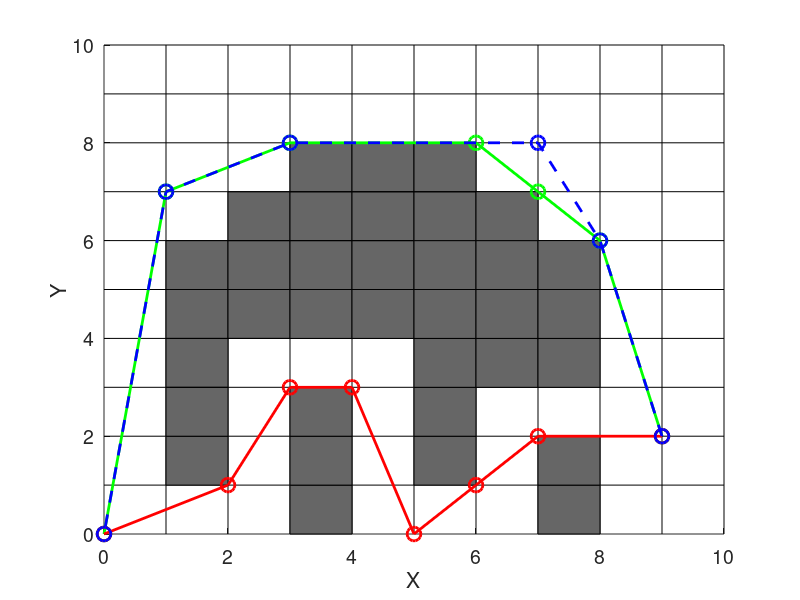

Write MATLAB code to recreate this figure. (Note: this script raises an error after producing the figure.)



path_bad = [[9 2]; [7 2]; [6 1]; [5 0]; [4 3]; [3 3]; [2 1]; [0 0]];
path_good = [[9 2]; [8 6]; [7 7]; [6 8]; [3 8]; [1 7]; [0 0]];
path_best = [[9 2]; [8 6]; [7 8]; [3 8]; [1 7]; [0 0]];

% f1 = figure;
figure('units','normalized','position',[.1 .1 .6 .9])
hold on

axis([0 10 0 10])
set(gca,'FontSize',14)

map = [[0 0 0 0 0 0 0 0 0 0];
 [0 1 1 1 1 1 0 0 0 0];
 [0 0 0 0 1 1 1 0 0 0];
 [1 1 1 0 1 1 1 1 0 0];
 [0 0 0 0 1 1 1 1 0 0];
 [0 1 1 1 1 1 1 1 0 0];
 [0 0 0 1 1 1 1 0 0 0];
 [1 1 0 1 1 1 0 0 0 0];
 [0 0 0 0 0 0 0 0 0 0];
 [0 0 0 0 0 0 0 0 0 0]];

occ = [];

for x = 1:10
    plot([x, x], [0, 10], 'black')
    plot([0, 10], [x, x], 'black')
    for y = 1:10
        if map(x,y) > 0
            px = [x-1, x, x, x-1];
            py = [y-1, y-1, y, y];
            fill(px,py,[0.4 0.4 0.4])
            occ = [occ; x-1, y-1];
        end
    end
end

xlabel('X')
ylabel('Y')



p1 = plot(path_good(:,1), path_good(:,2), '-go', 'LineWidth', 2, 'MarkerSize', 10)
p2 = plot(path_bad(:,1), path_bad(:,2), '-ro', 'LineWidth', 2, 'MarkerSize', 10)
p3 = plot(path_best(:,1), path_best(:,2), '--bo', 'LineWidth', 2, 'MarkerSize', 10)


legend([p2; p1; p3], [string('ARC-Theta* (max-rate=1.9)'); string('ARC-Theta* (max-rate=0.8)'); string('Adapted ARC-Theta* (C=1)')], 'FontSize',14)











